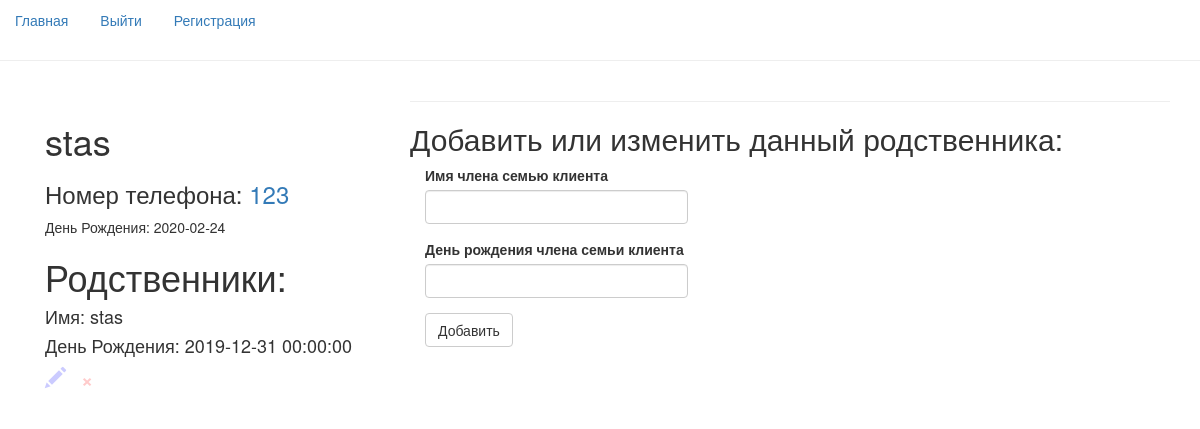
Screenshot of /user/123 (signed in) with the database file from the repository.
### crm/models.py (models this page shows, shortened)
class Client(db.Model):
    id = db.Column(db.Integer, primary_key=True)
    client_name = db.Column(db.String, index=True)
    client_phone = db.Column(db.Integer, index=True, unique=True)
    client_birthday = db.Column(db.DateTime, index=True)
    client_registration = db.Column(db.DateTime, index=True, default=datetime.utcnow)
    user_id = db.Column(db.Integer, db.ForeignKey('user.id'))
    client_family = db.relationship('ClientFamily', backref='client', lazy='dynamic')

class ClientFamily(db.Model):
    id = db.Column(db.Integer, primary_key=True)
    client_family_name = db.Column(db.String, index=True)
    client_family_birthday = db.Column(db.DateTime, index=True)
    client_id = db.Column(db.Integer, db.ForeignKey('client.id'))

### crm/main/routes.py (the view)
@bp.route('/user/<int:client_phone>', methods=['GET', 'POST'])
@login_required
def user(client_phone):
    client_family_add_form = ClientFamilyForm()
    client_phone_in_url = request.args.get('client_phone')
    if not client_phone_in_url ==None:
        client_phone = client_phone_in_url
    client = Client.query.filter_by(client_phone=client_phone).first()
    client_family = ClientFamily.query.filter_by(client_id=client.id)
    return render_template('user.html', title=client.client_name, client=client,
                           client_family_add_form=client_family_add_form, client_family=client_family)

### crm/main/forms.py
class ClientFamilyForm(FlaskForm):
    client_family_name = StringField('Имя члена семью клиента', validators=[DataRequired()])
    client_family_birthday = StringField('День рождения члена семьи клиента', validators=[DataRequired()])
    submit = SubmitField('Добавить')

### crm/models.py (called while the page is built)
@login_manager.user_loader
def load_user(id):
    return User.query.get(int(id))

### crm/templates/user.html
{% extends 'base.html' %}
{% import 'bootstrap/wtf.html' as wtf %}
{% block app_content %}
    <div class="col-md-4">
    <p class="h1">{{ client.client_name }}</p>
    <div>
      <p class="h3">Номер телефона:
          <a href="{{ url_for('main.user',client_phone=client.client_phone ) }}">{{ client.client_phone }}</a>
      </p>
      <p>День Рождения: {{ client.client_birthday.date() }}</p>
    </div>
    <p class="h1">Родственники:</p>
     <div class="h4">
     {% for family in client_family %}
      <p>Имя: {{ family.client_family_name }}</p>
      <p>
          День Рождения: {{ family.client_family_birthday }}
          <ul class="list-inline m-0">
                <li class="list-inline-item">
                      <a href="{{ url_for('main.edit',family_id=family.id, client_phone=client.client_phone) }}" >
                          <button style="color: blue" type="button" class="close" aria-label="Close">
                            <i class="glyphicon glyphicon-pencil"></i>
                          </button>
                      </a>
                </li>
                <li>
                      <a href="{{ url_for('main.delete',family_id=family.id, client_phone=client.client_phone) }}">
                          <button style="color: red" type="button" class="close" aria-label="Close">
                            <span aria-hidden="true">&times;</span>
                          </button>
                      </a>
                </li>
          </ul>
      </p>
     {% endfor %}
    </div>
    </div>
<hr>
    {% include '_client_family_add.html' %}
 {% endblock %}

### rows the page displays
Client: client_name "stas", client_phone "123", client_birthday "2020-02-24"
ClientFamily: client_family_name "stas", client_family_birthday "2019-12-31 00:00:00"
